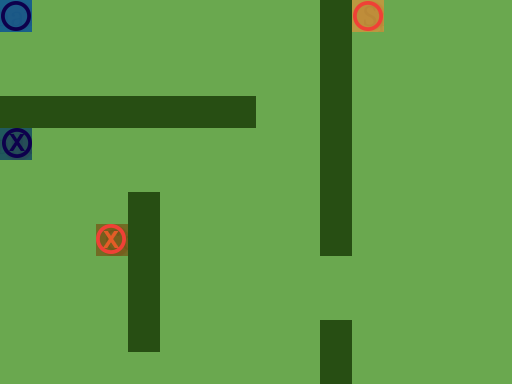

The image is a tile-based game level rendered from a .tmx file. Its description and complete source (layers, tilesets, objects, tile grids) follow:
An orthogonal 16x12 tile map with 32x32 px tiles, 3 tile layers (Ground, Obstacles, Objects), 1 hidden layer not drawn.

<map version="1.0" orientation="orthogonal" renderorder="right-down" width="16" height="12" tilewidth="32" tileheight="32" nextobjectid="1">
 <tileset firstgid="1" name="TilesetPlaceholder" tilewidth="32" tileheight="32" tilecount="240" columns="10">
  <image source="../Tileset.png" width="320" height="768" />
 </tileset>
 <layer name="Ground" width="16" height="12">
  <data encoding="csv">
1,1,1,1,1,1,1,1,1,1,1,1,1,1,1,1,
1,1,1,1,1,1,1,1,1,1,1,1,1,1,1,1,
1,1,1,1,1,1,1,1,1,1,1,1,1,1,1,1,
1,1,1,1,1,1,1,1,1,1,1,1,1,1,1,1,
1,1,1,1,1,1,1,1,1,1,1,1,1,1,1,1,
1,1,1,1,1,1,1,1,1,1,1,1,1,1,1,1,
1,1,1,1,1,1,1,1,1,1,1,1,1,1,1,1,
1,1,1,1,1,1,1,1,1,1,1,1,1,1,1,1,
1,1,1,1,1,1,1,1,1,1,1,1,1,1,1,1,
1,1,1,1,1,1,1,1,1,1,1,1,1,1,1,1,
1,1,1,1,1,1,1,1,1,1,1,1,1,1,1,1,
1,1,1,1,1,1,1,1,1,1,1,1,1,1,1,1
</data>
 </layer>
 <layer name="Obstacles" width="16" height="12">
  <data encoding="csv">
0,0,0,0,0,0,0,0,0,0,42,0,0,0,0,0,
0,0,0,0,0,0,0,0,0,0,42,0,0,0,0,0,
0,0,0,0,0,0,0,0,0,0,42,0,0,0,0,0,
42,42,42,42,42,42,42,42,0,0,42,0,0,0,0,0,
0,0,0,0,0,0,0,0,0,0,42,0,0,0,0,0,
0,0,0,0,0,0,0,0,0,0,42,0,0,0,0,0,
0,0,0,0,42,0,0,0,0,0,42,0,0,0,0,0,
0,0,0,0,42,0,0,0,0,0,42,0,0,0,0,0,
0,0,0,0,42,0,0,0,0,0,0,0,0,0,0,0,
0,0,0,0,42,0,0,0,0,0,0,0,0,0,0,0,
0,0,0,0,42,0,0,0,0,0,42,0,0,0,0,0,
0,0,0,0,0,0,0,0,0,0,42,0,0,0,0,0
</data>
 </layer>
 <layer name="Objects" width="16" height="12">
  <data encoding="csv">
82,0,0,0,0,0,0,0,0,0,0,81,0,0,0,0,
0,0,0,0,0,0,0,0,0,0,0,0,0,0,0,0,
0,0,0,0,0,0,0,0,0,0,0,0,0,0,0,0,
0,0,0,0,0,0,0,0,0,0,0,0,0,0,0,0,
182,0,0,0,0,0,0,0,0,0,0,0,0,0,0,0,
0,0,0,0,0,0,0,0,0,0,0,0,0,0,0,0,
0,0,0,0,0,0,0,0,0,0,0,0,0,0,0,0,
0,0,0,181,0,0,0,0,0,0,0,0,0,0,0,0,
0,0,0,0,0,0,0,0,0,0,0,0,0,0,0,0,
0,0,0,0,0,0,0,0,0,0,0,0,0,0,0,0,
0,0,0,0,0,0,0,0,0,0,0,0,0,0,0,0,
0,0,0,0,0,0,0,0,0,0,0,0,0,0,0,0
</data>
 </layer>
 <layer name="Solution" width="16" height="12" visible="0">
  <data encoding="csv">
0,232,232,232,232,232,232,232,232,0,0,0,0,0,0,0,
0,0,0,0,0,0,0,0,232,0,0,222,0,0,0,0,
0,0,0,0,0,0,0,0,232,0,0,222,0,0,0,0,
0,0,0,0,0,0,0,0,232,0,0,222,0,0,0,0,
0,232,232,232,232,232,232,232,232,0,0,222,0,0,0,0,
0,0,0,0,0,0,0,0,0,0,0,222,0,0,0,0,
0,0,0,0,0,0,0,0,0,0,0,222,0,0,0,0,
0,0,0,0,0,0,0,0,0,0,0,222,0,0,0,0,
0,0,0,222,0,222,222,222,222,222,222,222,0,0,0,0,
0,0,0,222,0,222,0,0,0,0,0,0,0,0,0,0,
0,0,0,221,0,222,0,0,0,0,0,0,0,0,0,0,
0,0,0,222,222,222,0,0,0,0,0,0,0,0,0,0
</data>
 </layer>
</map>
